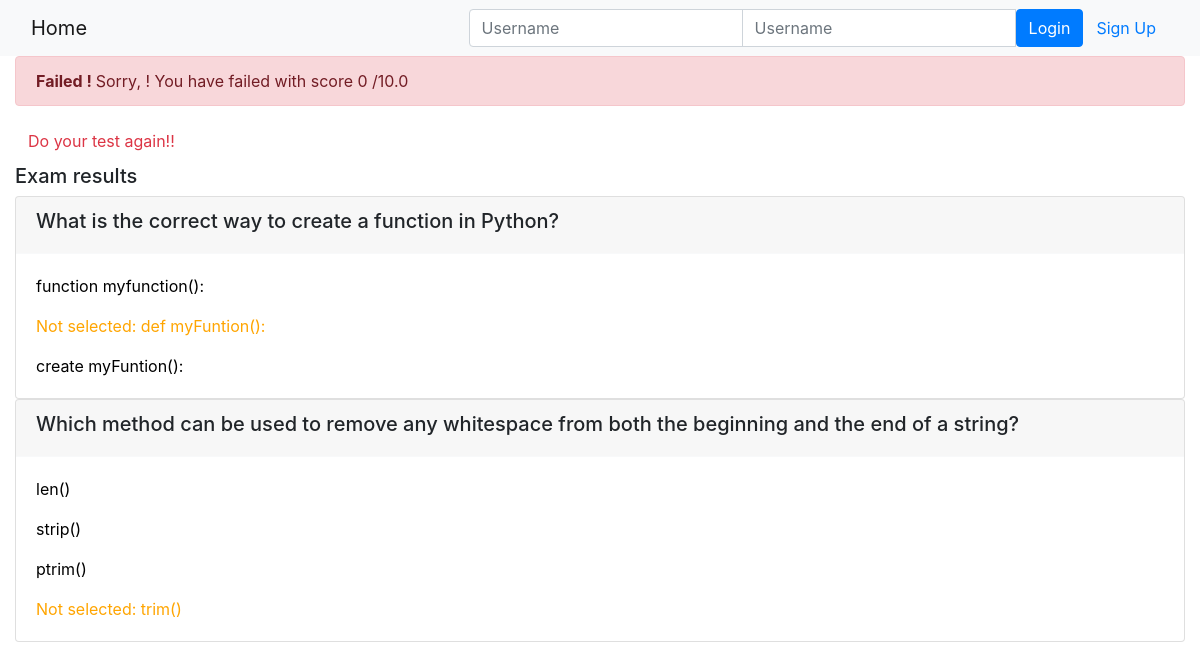
Page /onlinecourse/course/1/submission/1/result/ on the committed database.
### onlinecourse/models.py (models this page shows)
class Question(models.Model):
    course = models.ForeignKey(Course, on_delete=models.CASCADE)
    question_title = models.CharField(max_length=255, default="Question Title")
    question_text = models.CharField(max_length=255)
    grade = models.FloatField(max_length=2, default=5.0)
    def is_get_score(self, selected_ids):
        all_answers = self.choice_set.filter(is_correct=True).count()
        selected_correct = self.choice_set.filter(is_correct=True, id__in=selected_ids).count()
        if all_answers == selected_correct:
            return True
        else:
            return False

class Choice(models.Model):
    question = models.ForeignKey(Question, on_delete=models.CASCADE)
    choice_text = models.CharField(max_length=255)
    is_correct = models.BooleanField(default=False)

### onlinecourse/views.py (the view)
# urls.py: path('course/<int:course_id>/submission/<int:submission_id>/result/', views.show_exam_result, name='show_exam_result'),
def show_exam_result(request, course_id, submission_id):
    course = get_object_or_404(Course, pk=course_id)
    submission = get_object_or_404(Submission, pk=submission_id)
    choices = submission.choices.all()
    total_grade, grade = 0, 0
    for question in course.question_set.all():
        total_grade += question.grade
        if question.is_get_score(choices):
            grade += question.grade
    return render(
        request,
        'onlinecourse/exam_result_bootstrap.html',
        {"course":course, "choices":choices,"grade":grade,
            "total_grade": total_grade,
            "submission": submission,
            "average_grade": int((grade / total_grade) * 100) }
    )

### onlinecourse/templates/onlinecourse/exam_result_bootstrap.html (shortened to what this page needs)
<!DOCTYPE html>
<html lang="en">
<head>
    {% load static %}
    <link rel="stylesheet" href="https://maxcdn.bootstrapcdn.com/bootstrap/4.5.2/css/bootstrap.min.css">
</head>
<body>
 <nav class="navbar navbar-light bg-light">
    <div class="container-fluid">
        <div class="navbar-header">
              <a class="navbar-brand" href="{% url 'onlinecourse:index' %}">Home</a>
        </div>
        <ul class="nav navbar-nav navbar-right">
            {% if user.is_authenticated %}
            <li>
                <a class="btn btn-link" href="#">{{ user.first_name }}({{ user.username }})</a>
                <a class="btn btn-link" href="{% url 'onlinecourse:logout' %}">Logout</a>
            </li>
            {% else %}
            <li>
                <form class="form-inline" action="{% url 'onlinecourse:login' %}" method="post">
                    <div class="input-group">
                        <input type="text" class="form-control" placeholder="Username" name="username" >
                        <input type="password" class="form-control" placeholder="Username" name="psw" >
                        <button class="btn btn-primary" type="submit">Login</button>
                        <a class="btn btn-link" href="{% url 'onlinecourse:registration' %}">Sign Up</a>
                    </div>
                </form>
            </li>
            {% endif %}
        </ul>
    </div>
</nav>
<div class="container-fluid">
    {% if grade > 8 %}
    <div class="alert alert-success">
        <b> Congratulations, {{user.name}} ! </b> You have passed the exam and finished
            the course with score {{mark}} /{{total_mark}}
    </div>
        {% else %}
        <div class="alert alert-danger">
            <b> Failed ! </b>Sorry, {{user.name}} ! You have failed with score  {{grade}} /{{total_grade}}
        </div>
        <a class="btn btn-link text-danger" href="{% url 'onlinecourse:course_details' course.id %}">Do your test again!!</a>
        {% endif %}
        <div class="card-columns-vertical mt-1">
        <h5 class="">Exam results</h5>
        {% for question in course.question_set.all %}
        <div class="card">
            <div class="card-header border-light">
                <h5>{{question.question_text}}</h5>
            </div>
            <div class="card-body">
                {% for choice in question.choice_set.all %}
                   {% if choice.is_correct and choice in choices %}
                    <p class="card-text" style="color:green">Correct answer: {{choice.choice_text}}</p>
                    {% elif choice.is_correct and choice not in choices %}
                    <p class="card-text" style="color:orange">Not selected: {{choice.choice_text}}</p>
                    {% elif choice.is_correct == False and choice in choices %}
                    <p class="card-text" style="color:red">Wrong answer: {{choice.choice_text}}</p>
                    {% else %}
                    <p class="card-text" style="color:black">{{choice.choice_text}}</p>
                    {% endif %}
                {% endfor %}
            </div>
        </div>
    {% endfor %}
        </div>
    </div>
</body>
</html>

### rows in the picture
Question: question_text "What is the correct way to create a function in Python?"
Choice: choice_text "function myfunction():"
Choice: choice_text "def myFuntion():"
Choice: choice_text "create myFuntion():"
Question: question_text "Which method can be used to remove any whitespace from both the beginning and the end of a string?"
Choice: choice_text "len()"
Choice: choice_text "strip()"
Choice: choice_text "ptrim()"
Choice: choice_text "trim()"

### other values in the picture
{{ grade }} "0"
{{ total_grade }} "10.0"
